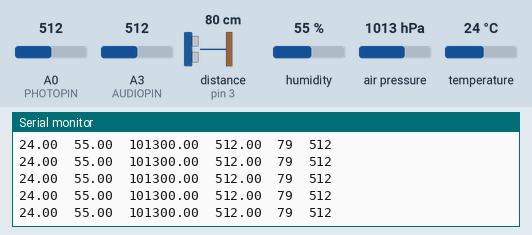
This sketch was run on a simulated Arduino Uno, built with avr-gcc and run on an emulated ATmega328P. Shown: the last lines printed to the serial monitor. Wiring (inferred from the names in the program): ultrasonic range finder: trigger pin 4; echo pin 3. The inputs (shaded band) are chosen by the test bench; at power-on: A0 (PHOTOPIN) = 512, A3 (AUDIOPIN) = 512, distance to the obstacle (sensor on pin 3) 80 cm, humidity 55 %, air pressure 1013 hPa, temperature 24 °C. The echo pulse lasts 58.3 µs per cm.

Above: at 13.4 s.
13.5 s: A0 (PHOTOPIN) set to 110
At 14.5 s:
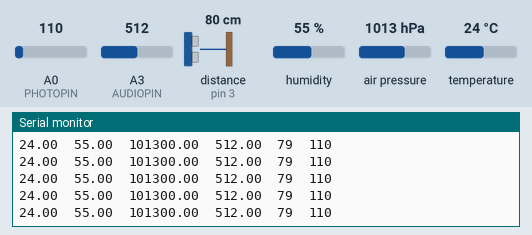
15.0 s: A0 (PHOTOPIN) set to 90
At 15.8 s:
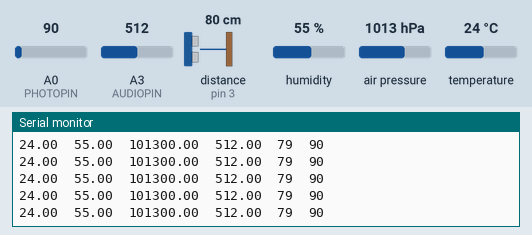
Timing chart, 0 to 18.0 s (numbered marks = the images above; inputs shaded):
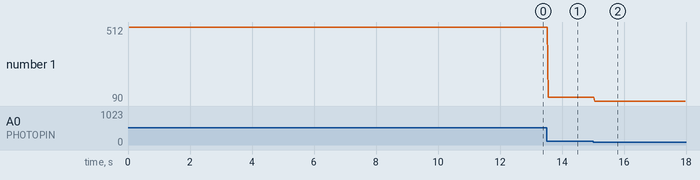

Measured:
- after the input at 13.5 s, the serial monitor: prints a new line after 0.06 s (image 1)
- after the input at 15.0 s, the serial monitor: prints a new line after 0.06 s (image 2)
- plotted number 1: 512 → 110 after the input at 13.5 s, 110 → 90 after the input at 15.0 s

The sketch:

project.ino
```cpp
#include <Adafruit_MPL3115A2.h>
#include <Wire.h>
#include <DHT.h>

#define DHTPIN 2          // Digital pin connected to the DHT sensor
#define DHTTYPE DHT11     // DHT 11

#define AUDIOPIN A3

#define ECHOPIN 3
#define TRIGPIN 4

#define PHOTOPIN A0

DHT dht(DHTPIN, DHTTYPE);

Adafruit_MPL3115A2 baro = Adafruit_MPL3115A2();

long duration;
int distance;

void setup() {
  dht.begin();
  baro.begin();

  pinMode(AUDIOPIN, INPUT);

  pinMode(ECHOPIN, INPUT);
  pinMode(TRIGPIN, OUTPUT);

  Serial.begin(9600);

  delay(10);
}

void loop() {
  float humidity = dht.readHumidity();
  float temp = dht.readTemperature();

  float pressure = baro.getPressure();
  float sound = analogRead(AUDIOPIN);

  int light = analogRead(PHOTOPIN);

  if (isnan(humidity) || isnan(temp)) {
    Serial.println("Failed to read from DHT sensor!");
    return;
  }

  digitalWrite(TRIGPIN, LOW);
  delayMicroseconds(2);

  digitalWrite(TRIGPIN, HIGH);
  delayMicroseconds(10);

  digitalWrite(TRIGPIN, LOW);

  duration = pulseIn(ECHOPIN, HIGH);
  distance = duration * 0.0344 / 2;


  Serial.print(temp);
  Serial.print("\t");

  Serial.print(humidity);
  Serial.print("\t");

  Serial.print(pressure);
  Serial.print("\t");

  Serial.print(sound);
  Serial.print("\t");

  Serial.print(distance);
  Serial.print("\t");

  //Serial.print(duration);
  //Serial.print("\t");

  Serial.print(light);
  Serial.print("\t");

  Serial.println();

  delay(10);
}
```
